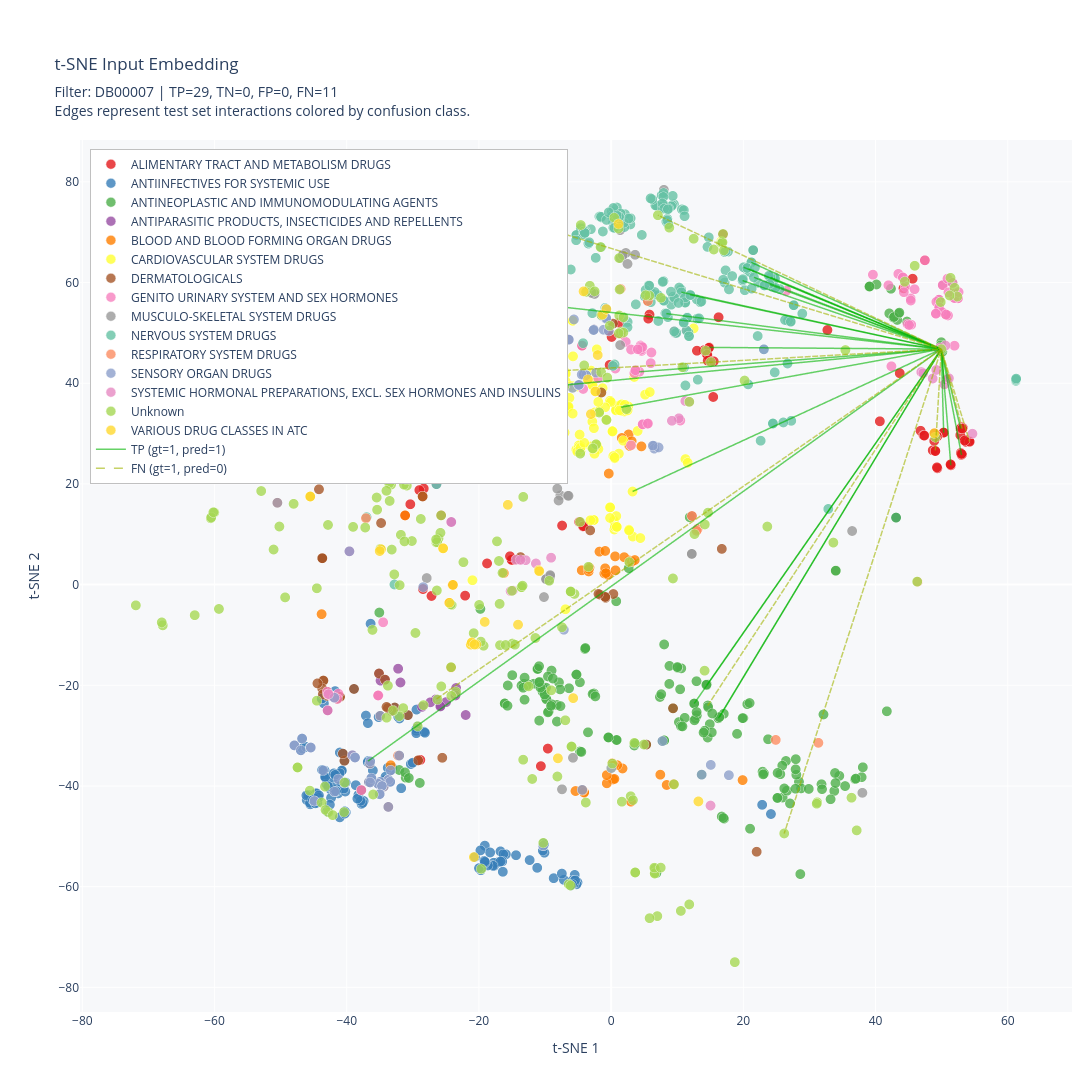

Notebook cell for this chart:
### Markdown cell above
### 3.3.2 Latent Space Representation Learning

To investigate what structural information is captured from drug descriptions and how it relates to improved predictive performance, we analyze the learned representations using a two-dimensional t-SNE projection of test-set embeddings. We compare two representation spaces: the original input space defined by GPT-3–derived drug description embeddings, and the latent space produced by the trained graph convolutional network after message passing on these features.

Across both spaces, we observe that clustering patterns are largely aligned with ATC drug class membership. This suggests that therapeutic classification encodes meaningful underlying chemical and biological structure, which is reflected in the representations learned by the model for interaction prediction.

#### Interactive Visualization

The interactive visualization enables detailed exploration of individual drugs and their predicted interactions. By selecting a drug of interest from the dropdown menu, users can examine all edges linking to that drug in the test set, with each edge color-coded according to its classification outcome (true positive, false positive, false negative, or true negative). The visualization further allows filtering by ATC class and edge type, facilitating targeted analysis of model performance across different therapeutic categories.

Each data point in the plot is accompanied by comprehensive metadata, including the drug name, DrugBank identifier, ATC classification, t-SNE coordinates, and the full description text used to generate the initial embeddings. This integrated view supports both qualitative inspection of individual cases and systematic exploration of systematic patterns in model predictions.

### Code cell
# ===== INTERACTIVE VISUALIZATION =====
render_interactive_visualization(embedding, test_data, test_scores, threshold, reversed_node_id_map)
